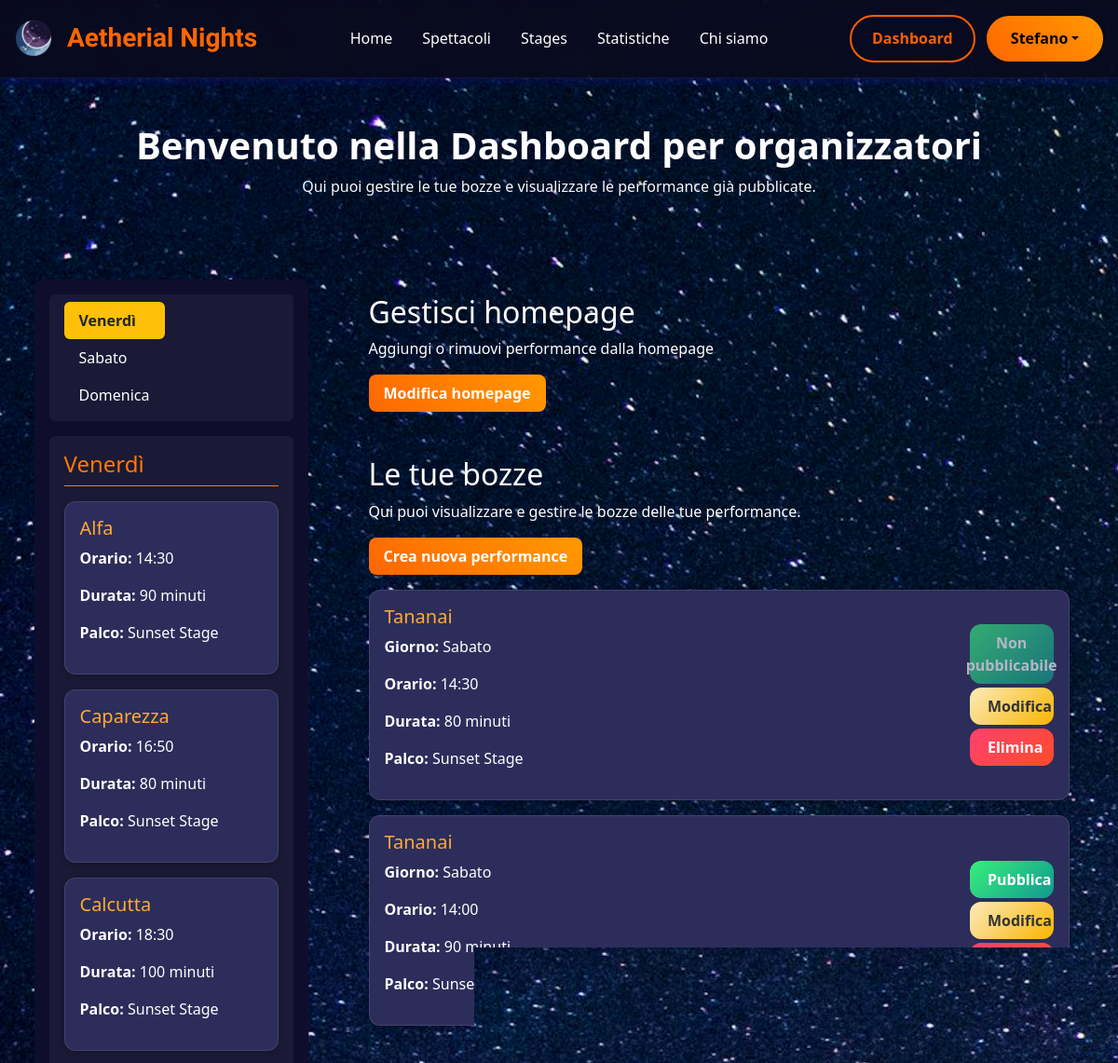
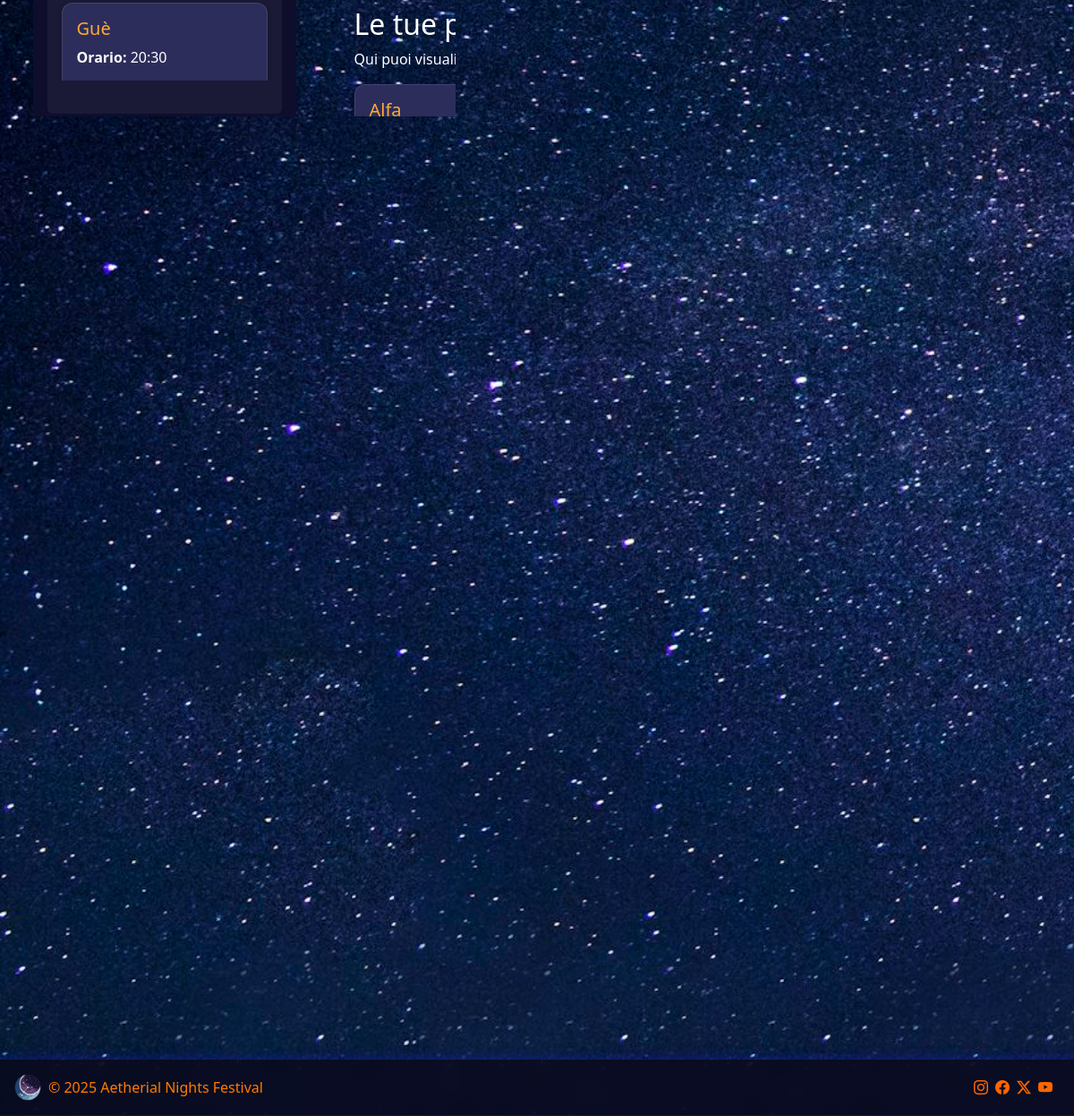
The app's page /dashboard (signed in) with its own data (2 pictures, top to bottom).
### tables this page shows
CREATE TABLE "UTENTI" (
	"id"	INTEGER NOT NULL UNIQUE,
	"email"	TEXT NOT NULL UNIQUE,
	"password"	TEXT NOT NULL,
	"nome"	TEXT NOT NULL,
	"cognome"	TEXT NOT NULL,
	"organizzatore"	INTEGER NOT NULL,
	"data_registrazione"	TEXT NOT NULL,
	"sesso"	TEXT NOT NULL,
	PRIMARY KEY("id" AUTOINCREMENT)
);

CREATE TABLE "PERFORMANCE" (
	"id"	INTEGER NOT NULL UNIQUE,
	"artista"	TEXT NOT NULL,
	"giorno"	TEXT NOT NULL,
	"ora"	TEXT NOT NULL,
	"durata"	INTEGER NOT NULL,
	"descrizione"	TEXT NOT NULL,
	"palco"	INTEGER NOT NULL,
	"genere"	TEXT NOT NULL,
	"immagine1"	TEXT NOT NULL,
	"visibile"	INTEGER NOT NULL,
	"organizzatore"	INTEGER NOT NULL,
	"immagine2"	TEXT,
	"immagine3"	TEXT,
	"homepage"	INTEGER,
	PRIMARY KEY("id" AUTOINCREMENT),
	FOREIGN KEY("organizzatore") REFERENCES "UTENTI"("id"),
	FOREIGN KEY("palco") REFERENCES "PALCHI"("id")
);

CREATE TABLE "PALCHI" (
	"id"	INTEGER NOT NULL UNIQUE,
	"nome_palco"	TEXT NOT NULL UNIQUE,
	"descrizione"	TEXT NOT NULL,
	"location"	TEXT NOT NULL,
	"capienza"	INTEGER NOT NULL,
	"immagine1"	TEXT NOT NULL,
	"immagine2"	TEXT NOT NULL,
	"immagine3"	TEXT NOT NULL,
	"tipologia"	TEXT NOT NULL,
	PRIMARY KEY("id" AUTOINCREMENT)
);

### app.py (the view)
@app.route('/dashboard')
@login_required
def dashboard():
    user = current_user
    if user.organizzatore:
        db_performances = performance_dao.get_performance_list(True)
        db_my_performances = performance_dao.get_performances_by_organizer(user.id)
        db_draft_rows = performance_dao.get_draft_by_organizer(user.id)
        db_draft = []
        for draft_row in db_draft_rows:
            draft = dict(draft_row)
            draft['can_publish'] = check_overlaps(draft)
            db_draft.append(draft)
        return render_template('dashboard.html', p_performances=db_performances, p_my_performances=db_my_performances, p_draft=db_draft)
    else:
        flash('Accesso non autorizzato alla dashboard', 'danger')
        return redirect(url_for('home'))

### app.py (called while the page is built)
@login_manager.user_loader
def load_user(user_id):
    db_user = utenti_dao.get_user_by_id(user_id)
    if db_user is not None:
        user = User(id = db_user['id'],
                    email = db_user['email'],
                    password = db_user['password'],
                    nome = db_user['nome'],
                    cognome = db_user['cognome'],
                    organizzatore = db_user['organizzatore'],
                    data_registrazione = db_user['data_registrazione'],
                    sesso = db_user['sesso'])
    else:
        user = None
    return user

def check_overlaps(performance):
    overlap = performance_dao.check_performance_overlaps(performance['giorno'], performance['palco'])
    if overlap is not None:
        for perf in overlap:
            if (perf['ora'] == performance['ora']) or \
               (perf['ora'] < performance['ora'] < sum_minutes(perf['ora'], perf['durata'])) or \
               (performance['ora'] < perf['ora'] < sum_minutes(performance['ora'], performance['durata'])):
                return False
    return True #return True if no overlaps found

def sum_minutes(time_str, minutes):
    time_obj = datetime.strptime(time_str, '%H:%M')
    new_time = time_obj + timedelta(minutes=int(minutes))
    return new_time.strftime('%H:%M')

### performance_dao.py (called while the page is built)
def calcola_ora_fine(ora_inizio, durata_minuti):
    dt_inizio = datetime.strptime(ora_inizio, "%H:%M")
    dt_fine = dt_inizio + timedelta(minutes=int(durata_minuti))
    return dt_fine.strftime("%H:%M")

def get_performances_by_organizer(organizer_id):
    conn = sqlite3.connect('db/database.db')
    conn.row_factory = sqlite3.Row
    cursor = conn.cursor()
    sql = """
        SELECT performance.*, palchi.nome_palco AS nome_palco
        FROM performance
        JOIN palchi ON performance.palco = palchi.id
        WHERE organizzatore = ? AND visibile = 1
    """
    cursor.execute(sql, (organizer_id,))
    performances = cursor.fetchall()
    cursor.close()
    conn.close()
    return performances

def get_draft_by_organizer(organizer_id):
    conn = sqlite3.connect('db/database.db')
    conn.row_factory = sqlite3.Row
    cursor = conn.cursor()
    sql = """
        SELECT performance.*, palchi.nome_palco AS nome_palco
        FROM performance
        JOIN palchi ON performance.palco = palchi.id
        WHERE organizzatore = ? AND visibile = 0
    """
    cursor.execute(sql, (organizer_id,))
    drafts = cursor.fetchall()
    cursor.close()
    conn.close()
    return drafts

### templates/dashboard.html (shortened to what this page needs)
{% extends "base.html" %}
{% block content %}
    <section class="text-center col-10 my-5">
        <h1 class="fw-bold">Benvenuto nella Dashboard per organizzatori</h1>
        <p class="text-light">Qui puoi gestire le tue bozze e visualizzare le performance già pubblicate.</p>
    </section>
    <div class="row p-4 justify-content-around">
        <aside class="aside col-12 col-md-3 mb-4 mb-md-0">
            <nav id="navbar-example2" class="navbar px-3 mb-3 rounded-2">
                <ul class="nav nav-pills flex-column">
                    <li class="nav-item"><a class="nav-link active" href="#scrollspyHeading1">Venerdì</a></li>
                    <li class="nav-item"><a class="nav-link" href="#scrollspyHeading2">Sabato</a></li>
                    <li class="nav-item"><a class="nav-link" href="#scrollspyHeading3">Domenica</a></li>
                </ul>
            </nav>
            <div class="scrollspy p-3 rounded-2" data-bs-spy="scroll" data-bs-target="#navbar-example2" data-bs-root-margin="0px 0px -40%" data-bs-smooth-scroll="true" tabindex="0">
                {% for giorno in ['Venerdì', 'Sabato', 'Domenica'] %}
                    <h4 id="scrollspyHeading{{ loop.index }}">{{ giorno }}</h4>
                    {% for performance in p_performances %}
                        {% if performance.giorno == giorno %}
                            <div class="performance-item mb-3">
                                <h5 class="text-light-orange">{{ performance.artista }}</h5>
                                <p><strong>Orario:</strong> {{ performance.ora }}</p>
                                <p><strong>Durata:</strong> {{ performance.durata }} minuti</p>
                                <p><strong>Palco:</strong> {{ performance.nome_palco }}</p>
                            </div>
                        {% endif %}
                    {% endfor %}
                {% endfor %}
            </div>
        </aside>
        <main class="main col-12 col-md-8">
            <section class="mb-5">
                <h2>Gestisci homepage</h2>
                <p>Aggiungi o rimuovi performance dalla homepage</p>
                <button type="button" class="btn btn-dashboard me-2" data-bs-toggle="modal" data-bs-target="#homeModal">
                    Modifica homepage
                </button>
            </section>
            <section class="mb-5">
                 <h2>Le tue bozze</h2>
                <p>Qui puoi visualizzare e gestire le bozze delle tue performance.</p>
                <button class="btn btn-dashboard mb-3" onclick="location.href='dashboard/nuova_performance'">
                    Crea nuova performance
                </button>
                {% for draft in p_draft %}
                    <div class="performance-item mb-3 d-flex flex-wrap justify-content-between align-items-center">
                        <article class="performance-details col-12 col-md-10">
                            <h5 class="text-light-orange">{{ draft.artista }}</h5>
                            <p><strong>Giorno:</strong> {{ draft.giorno }}</p>
                            <p><strong>Orario:</strong> {{ draft.ora }}</p>
                            <p><strong>Durata:</strong> {{ draft.durata }} minuti</p>
                            <p><strong>Palco:</strong> {{ draft.nome_palco }}</p>
                        </article>
                        <div class="col-12 col-md-2 d-flex flex-wrap align-items-center justify-content-end gap-1">
                            {% if draft.can_publish %}
                                <a href="{{ url_for('publish_draft', id=draft.id) }}" class="btn btn-pubblica col-lg-9">Pubblica</a>
                            {% else %}
                                <button class="btn btn-pubblica d-flex justify-content-center col-lg-9" disabled>Non pubblicabile</button>
                            {% endif %}
                            <a href="{{ url_for('modifica_bozza', id=draft.id) }}" class="btn btn-modifica col-lg-9">Modifica</a>
                            <a href="{{ url_for('delete_draft', id=draft.id) }}" class="btn btn-elimina col-lg-9">Elimina</a>
                        </div>
                    </div>
                {% endfor %}
            </section>
            <section>
                <h2>Le tue performance</h2>
                <p>Qui puoi visualizzare le performance che hai già pubblicato.</p>
                {% for performance in p_my_performances %}
                    <div class="performance-item mb-3">
                        <h5 class="text-light-orange">{{ performance.artista }}</h5>
                        <p><strong>Giorno:</strong> {{ performance.giorno }}</p>
                        <p><strong>Orario:</strong> {{ performance.ora }}</p>
                        <p><strong>Palco:</strong> {{ performance.nome_palco }}</p>
                    </div>
                {% endfor %}
            </section>
        </main>
    </div>
{% endblock %}

### templates/base.html (shortened to what this page needs)
<!doctype html>
<html lang="it">
<head>
  <link href="https://cdn.jsdelivr.net/npm/bootstrap@5.3.5/dist/css/bootstrap.min.css" rel="stylesheet"
>
  <link href="https://cdn.jsdelivr.net/npm/bootstrap-icons/font/bootstrap-icons.css" rel="stylesheet">
  <link rel="stylesheet" href="https://cdn.jsdelivr.net/npm/bootstrap-icons@1.11.3/font/bootstrap-icons.min.css">
  <link rel="stylesheet" href="{{ url_for('static', filename='css/style.css') }}">
  <link rel="stylesheet" href="{{ url_for('static', filename='css/home.css') }}">
  <link rel="stylesheet" href="{{ url_for('static', filename='css/stages.css') }}">
  <link rel="stylesheet" href="{{ url_for('static', filename='css/register&login.css') }}">
  <link rel="stylesheet" href="{{ url_for('static', filename='css/dashboard.css') }}">
  <link rel="stylesheet" href="{{ url_for('static', filename='css/profilo.css') }}">
  <link rel="stylesheet" href="{{ url_for('static', filename='css/biglietti.css') }}">
  <link rel="stylesheet" href="{{ url_for('static', filename='css/spettacoli.css') }}">
</head>
<body>
  <header class="d-flex flex-wrap align-items-center justify-content-center justify-content-md-between p-3 sticky-top" id="myHeader">
    <div class="col-md-3 mb-2 mb-md-0">
      <a href="/" class="d-inline-flex link-body-emphasis text-decoration-none align-items-center">
          <img src="{{ url_for('static', filename='images/logo.PNG') }}" alt="Logo" class="" width="40" height="40">
          <h3 class="ms-3 mt-2 title text-orange">Aetherial Nights</h3>
      </a>
    </div>
    <ul class="nav nav-pills">
      <li class="nav-item"><a href="/" class="nav-link {% if request.path == '/' %}nav-current{% endif %}" aria-current="page">Home</a></li>
      <li class="nav-item"><a href="/spettacoli" class="nav-link {% if request.path.startswith('/spettacoli') %}nav-current{% endif %}">Spettacoli</a></li>
      <li class="nav-item"><a href="/stages" class="nav-link {% if request.path.startswith('/stages') %}nav-current{% endif %}">Stages</a></li>
      <li class="nav-item">
        <a href="/biglietti" class="nav-link {% if request.path.startswith('/biglietti') %}nav-current{% endif %}">
          {% if current_user.organizzatore %}
            Statistiche
          {% else %}
            Biglietti
          {% endif %}
        </a>
      </li>
      <li class="nav-item"><a href="/about" class="nav-link {% if request.path.startswith('/about') %}nav-current{% endif %}">Chi siamo</a></li>
    </ul>
    <div class="col-md-3 text-end">
      {% if current_user.is_authenticated %}
        {% if current_user.organizzatore %}
          <button type="button" class="btn btn-outline me-2" onclick="location.href='/dashboard'">Dashboard</button>
        {% endif %}
        <button type="button" class="btn btn-primary link-body-emphasis text-decoration-none dropdown-toggle" data-bs-toggle="dropdown" aria-expanded="false">{{current_user.nome}}</button>
      {% else %}
        <button type="button" class="btn btn-outline me-2" data-bs-toggle="modal" data-bs-target="#loginModal" data-bs-whatever="@mdo">Login</button>
        <button type="button" class="btn btn" onclick="location.href='/register'">Registrati</button>
      {% endif %}
    </div>
  </header>
  <div class="container-fluid px-0">
    <div class="row justify-content-center">
      {%block content %}{% endblock %}
    </div>
  </div>
  <footer class="d-flex flex-wrap justify-content-between align-items-center p-3 mt-4">
    <div class="col-md-4 d-flex align-items-center">
      <a href="/" class="mb-3 me-2 mb-md-0 text-body-secondary text-decoration-none lh-1" aria-label="Logo">
        <img src="{{ url_for('static', filename='images/logo.PNG') }}" alt="Logo" class="" width="30" height="30">
      </a>
      <span class="mb-3 mb-md-0">© 2025 Aetherial Nights Festival</span>
    </div>
    <ul class="nav col-md-4 justify-content-end list-unstyled d-flex">
      <a href="#" class="mb-3 me-2 mb-md-0 lh-1" aria-label="Logo">
        <i class="bi bi-instagram"></i>
      </a>
      <a href="#" class="mb-3 me-2 mb-md-0 lh-1" aria-label="Logo">
        <i class="bi bi-facebook"></i>
      </a>
      <a href="#" class="mb-3 me-2 mb-md-0 lh-1" aria-label="Logo">
        <i class="bi bi-twitter-x"></i>
      </a>
      <a href="#" class="mb-3 me-2 mb-md-0 lh-1" aria-label="Logo">
        <i class="bi bi-youtube"></i>
      </a>
    </ul>
  </footer>
</body>
</html>

### static/css/style.css (style rules this page uses)
body { background-image: url('/static/images/stelle.jpeg'); background-attachment: fixed; background-size: cover; color: white; overflow-x: hidden; }
a { color: #ff6600; }
header, footer { background: rgba(10, 10, 30, 0.85); backdrop-filter: blur(10px); -webkit-backdrop-filter: blur(10px); color: #ff7a00; box-shadow: 0 0 12px rgba(31, 28, 255, 0.4); border-bottom: 1px solid rgba(255, 255, 255, 0.05); padding: 1rem 2rem; z-index: 1000; }
a.nav-link { color: #ffffff; font-weight: 500; transition: color 0.3s; }
.container-fluid { flex: 1 0 auto; min-height: 77vh; }
.btn { background: linear-gradient(45deg, #ff6600, #ff9900); color: #fff; font-weight: bold; padding: 0.8rem 1.6rem; border: none; border-radius: 50px; transition: all 0.3s ease-in-out; }
.btn-outline { background: transparent; border: 2px solid #ff5e00; color: #ff5e00; font-weight: 600; padding: 0.7rem 1.4rem; border-radius: 50px; transition: all 0.3s ease; }
.text-orange { color: #ff6600; }
.text-light-orange { color: #ffaa33; }
.title { font-family: "Genos", sans-serif; font-style: normal; font-optical-sizing: auto; font-weight: 600; vertical-align: middle; }

### static/css/dashboard.css (style rules this page uses)
.main, .aside { padding: 1rem; }
.aside { background-color: #0e0e2c; color: #fff; border-radius: 10px; height: 125vh; }
.navbar, .scrollspy { background-color: rgba(255, 255, 255, 0.05); color: white; }
.scrollspy { height: 100vh; overflow-y: auto; scroll-behavior: smooth; }
.performance-item { background-color: #2d2d5b; border: 1px solid rgba(255, 255, 255, 0.1); border-radius: 12px; padding: 1rem; color: #fff; box-shadow: 0 2px 6px rgba(0, 0, 0, 0.2); transition: transform 0.2s ease; }
.scrollspy h4 { border-bottom: 1px solid #ff7a00; margin-bottom: 1rem; padding-bottom: 0.5rem; color: #ff7a00; }
.nav-pills .nav-link.active { background-color: #ffc107; color: #212529; font-weight: bold; }
main .btn-dashboard { border-radius: 8px; padding: 0.5rem 1rem; font-weight: bold; }
.btn-pubblica { background: linear-gradient(135deg, #38ef7d, #11998e); color: white; font-weight: 600; padding: 0.5rem 1.2rem; border: none; border-radius: 12px; transition: all 0.3s ease; }
.btn-elimina { background: linear-gradient(135deg, #ff416c, #ff4b2b); color: white; font-weight: 600; padding: 0.5rem 1.2rem; border: none; border-radius: 12px; transition: all 0.3s ease; }
.btn-modifica { background: linear-gradient(135deg, #fceabb, #f8b500); color: #333; font-weight: 600; padding: 0.5rem 1.2rem; border: none; border-radius: 12px; transition: all 0.3s ease; }
section { margin-bottom: 2rem; }

### records on screen
UTENTI: nome "Stefano"
PERFORMANCE: artista "Alfa", ora "14:30", durata "90", nome_palco "Sunset Stage", giorno "Venerdì"
PERFORMANCE: artista "Caparezza", ora "16:50", durata "80", nome_palco "Sunset Stage"
PERFORMANCE: artista "Calcutta", ora "18:30", durata "100", nome_palco "Sunset Stage"
PERFORMANCE: artista "Guè", ora "20:30"
PERFORMANCE: artista "Tananai", giorno "Sabato", ora "14:30", durata "80", nome_palco "Sunset Stage", shows "Non pubblicabile"
PERFORMANCE: artista "Tananai", giorno "Sabato", ora "14:00", durata "90", nome_palco "Sunset Stage"
PERFORMANCE: artista "Tedua", giorno "Venerdì", ora "23:00", nome_palco "Echo Dome"
PERFORMANCE: artista "Green Day", giorno "Domenica", ora "21:30", nome_palco "Bluewave Arena"
PERFORMANCE: artista "Marracash", giorno "Sabato", ora "18:00", nome_palco "Echo Dome"
PERFORMANCE: artista "The Weeknd", giorno "Domenica", ora "21:00", nome_palco "Sunset Stage"

### other values on screen
{{ giorno }} "Venerdì"
